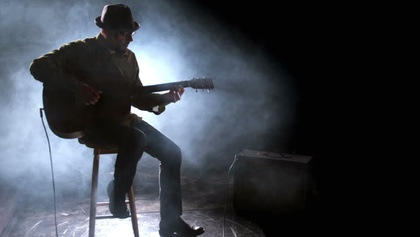
%> input picture Matlab_Image_processing_practice/4week/fig2.jpg, 420 x 237 px, shrunk from 852 x 480 before the run
$ octave week4_12131448_JWC.m   (GNU Octave 9; MATLAB toolbox functions it lacks are replaced by stand-ins)
%> lines starting %> are read from the running program, lines starting %| are printed output that depends on the picture; in (x1, y1, x2, y2) boxes, pixels count from 0 and x2, y2 are one past the last pixel; in counts of white or black regions, pixels touching at a corner belong together; the program's own positions count from 1
%% 4week HW Uniform & Non-uniform Quantization
%    Copyright 2018, Jungwon Choi, INHA Electronics
close all; clear;

img = imread('fig2.jpg');   % 원하는 이미지를 불러오기
%> img is the input picture: size 237x420x3 uint8; mean R, G, B 58.2, 63.6, 71.5
img = rgb2gray(img);        % 이미지를 흑백으로 변환
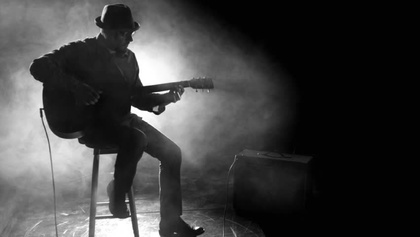
%> img: size 237x420 uint8; min 0, max 255, mean 62.9
img = double(img);            % 연산을 위해 픽셀 값을 실수형으로 변환
%> img: size 237x420 double

[H, W] = size(img);            % 이미지의 크기 추출
%> H = 237; W = 420
N = 7;                               % 확인할 양자화 Bits (1~N bit)
%% Uniform Quantization

img_nbit_uni = zeros(H,W,N);    % 각 Bitrate로 Uniform Quantization된 이미지를 저장할 공간
X = 1 : 255;                              % Quantization Function의 X축
Y_uni = zeros(length(X),N);       % 각 Bitrate에 따른 Quantization Function [Y = Q(X)]
err_nbit_uni = zeros(1,N);           % 각 Bitrate에 따른 Quantization Error (RMSE)

for Nbit = 1:N  % 1~N Bitrate로 Quantizaion
    img_temp = zeros(H,W);  % 연산을 위한 임시 이미지 공간 생성
    for k = 1 : 2^Nbit % Quantizaion Step
        img_temp(round((256/2^Nbit)*(k-1)) <= img & img < round((256/2^Nbit)*k)) = round((256/2^Nbit)*(2*k-1)/2);
        % 조건식으로 Encoder Mapping 한 뒤 양 boundary의 중간 값을 대입하여 Decoder Mapping
        % 최대 픽셀값인 255를 양자화 범위에 포함하기 위하여 조건의 범위를 img < 256으로 설정
        Y_uni(round((256/2^Nbit)*(k-1)) <= X & X < round((256/2^Nbit)*k), Nbit) = round((256/2^Nbit)*(2*k-1)/2);
        % 해당 Bitrate일 때의 X에 대한 Quantization Function 생성
    end
    img_nbit_uni(:,:,Nbit) = img_temp;  % 해당 Bitrate로 Uniform Quantization를 적용한 이미지 결과 저장
    err_nbit_uni(1,Nbit) = sqrt(sum(sum((img-img_nbit_uni(:,:,Nbit)).^2))/length(img(:))); % Quantization Error (RMSE) 산출
end
%> after the loop, err_nbit_uni = [46.92 22.42 10.93 5.13 2.24 1 0.811]

% Bitrate에 따른 Quantization Function 출력
figure(50); set(50, 'name', ['Uniform Quantization Function 1-',num2str(N),'bit'],'units','normalized','outerposition', [0 0 1 1]);
for Nbit = 1:N
    subplot(2,4,Nbit); plot(X, Y_uni(:,Nbit)); xlim([0 255]); ylim([0 255]); title([num2str(Nbit),'-bit Uniform Quantizaion Function']);
end
subplot(2,4,N+1); histogram(img(:),length(X),'Normalization','probability');
title('Histogram of image'); xlabel('Pixel Value'); ylabel('Numer of Value (%)'); xlim([0 255]);

% Bitrate에 따른 Quantization Image 출력
figure(51); set(51, 'name', ['Uniform Quantization Image 1-',num2str(N),'bit'],'units','normalized','outerposition', [0 0 1 1]);
for Nbit = 1:N
    subplot(2,4,Nbit); imshow(uint8(img_nbit_uni(:,:,Nbit))); title([num2str(Nbit),'-bit Uniform Quantizaion Image']);
    xlabel(['Quantization ERR (RMSE) = ', num2str(err_nbit_uni(Nbit))]);
end
%> this loop made 7 passes
%> pass 1, `imshow(uint8(img_nbit_uni(:,:,Nbit)))`:
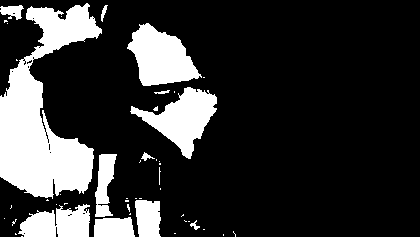
%> displayed picture: size 237x420, on the screen's scale of 0 to 255; values 64 (black) and 192 (white), 20.2% white; 47 white regions (35 under 20 px), largest, box (x1, y1, x2, y2) and area: (0, 3, 102, 199) 9832, (127, 23, 202, 86) 2845, (130, 87, 217, 159) 2716
subplot(2,4,N+1); imshow(uint8(img)); title('Original Image');
%> after `title('Original Image')`:
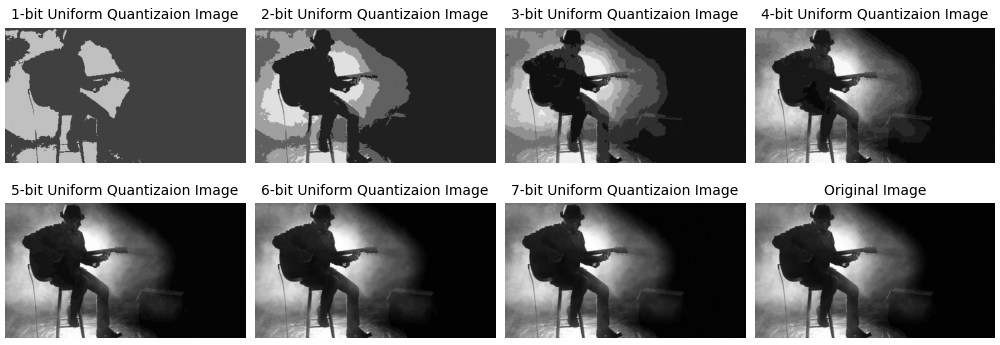
%> figure redrawn from the program's plot data, 8 panels

%% Non-uniform Quantization (평균값을 이용)

% 이미지와 Bitrate에 따라 Threshold 값을 자동으로 생성하는 함수 (자체 제작)

img_nbit_nuni = zeros(H,W,N);    % 각 Bitrate로 Non-uniform Quantization된 이미지를 저장할 공간
X = 1 : 255;                                % Quantization Function의 X축
Y_nuni = zeros(length(X),N);       % 각 Bitrate에 따른 Quantization Function [Y = Q(X)]
err_nbit_nuni = zeros(1,N);           % 각 Bitrate에 따른 Quantization Error (RMSE)

for Nbit = 1:N  % 1~N Bitrate로 Quantizaion
    [img_nbit_nuni(:,:,Nbit), Y_nuni(:, Nbit), th] = Quantizaion_nuni(img, X, Nbit);  % 자체 제작 Non-uniform Quantization 함수
    % 해당 Bitrate로 Non-uniform Quantization를 적용한 이미지와 Quatization Function 결과 저장
    err_nbit_nuni(1,Nbit) = sqrt(sum(sum((img-img_nbit_nuni(:,:,Nbit)).^2))/length(img(:))); % Quantization Error (RMSE) 산출
end
%> this loop made 7 passes
%> th on passes 1 to 3: 62.87, [62.87 15.17 140.5], [62.87 15.17 140.5 2.99 33.8 102.3 188.9]
%> after the loop, err_nbit_nuni = [38.3 18.72 9.65 4.85 2.35 1.18 0.639]

% Bitrate에 따른 Quantization Function 출력
figure(52); set(52, 'name', ['Non-uniform Quantization Function 1-',num2str(N),'bit'],'units','normalized','outerposition', [0 0 1 1]);
for Nbit = 1:N
    subplot(2,4,Nbit); plot(X, Y_nuni(:,Nbit)); xlim([0 255]); ylim([0 255]); title([num2str(Nbit),'-bit Non-uniform Quantizaion Function']);
end
subplot(2,4,N+1); histogram(img(:),length(X),'Normalization','probability'); % 원본 이미지 히스토그램 출력
title('Histogram of Image'); xlabel('Pixel Value'); ylabel('Numer of Value (%)'); xlim([0 255]);
%> after `xlim([0 255])`:
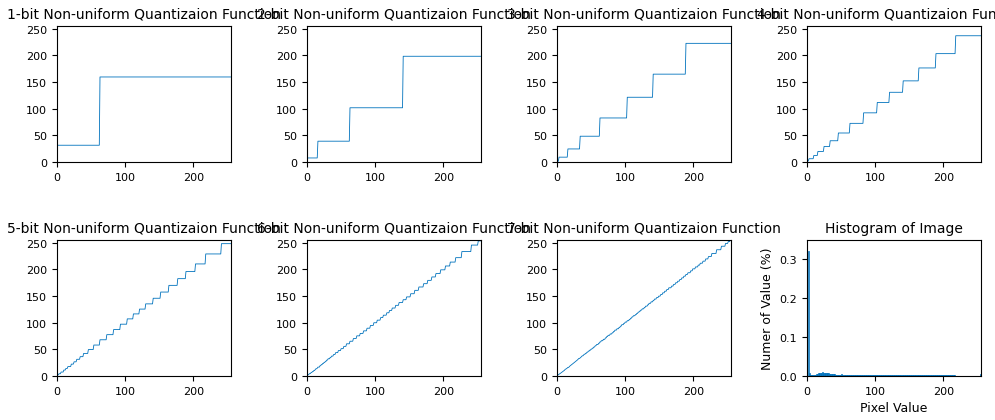
%> figure redrawn from the program's plot data, 8 panels; panel 1: curve peaks at x = 63, y = 159.4; panel 2: curve peaks at x = 141, y = 198.2; panel 3: curve peaks at x = 189, y = 222.5; panel 4: curve peaks at x = 218, y = 236.7
%> this loop made 3 passes; what is shown inside it comes from the first

% Bitrate에 따른 Quantization Image 출력
figure(53); set(53, 'name', ['Non-uniform Quantization Image 1-',num2str(N),'bit'],'units','normalized','outerposition', [0 0 1 1]);
for Nbit = 1:N
    subplot(2,4,Nbit); imshow(uint8(img_nbit_nuni(:,:,Nbit))); title([num2str(Nbit),'-bit Non-uniform Quantizaion Image']);
    xlabel(['Quantization ERR (RMSE) = ', num2str(err_nbit_nuni(Nbit))]);
end
%> this loop made 7 passes
%> pass 1, `imshow(uint8(img_nbit_nuni(:,:,Nbit)))`:
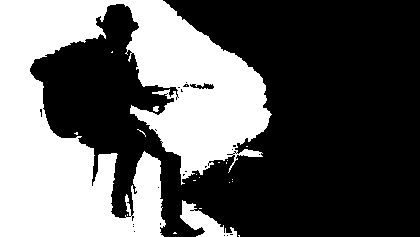
%> displayed picture: size 237x420, on the screen's scale of 0 to 255; values 31 (black) and 159 (white), 38.1% white; 21 white regions (18 under 20 px), largest, box (x1, y1, x2, y2) and area: (0, 0, 272, 237) 36926, (180, 200, 237, 237) 877, (153, 106, 159, 112) 29
subplot(2,4,N+1); imshow(uint8(img)); title('Original Image'); % 원본 이미지 출력

%%
% Bitrate에 따른 Quantization Image 출력
figure(55); set(55, 'name', 'Uniform & Non-uniform Quantization Image 1-3bit','units','normalized','outerposition', [0 0 1 1]);
for Nbit = 1:3
    subplot(2,4,Nbit); imshow(uint8(img_nbit_uni(:,:,Nbit))); title([num2str(Nbit),'-bit Uniform Quantizaion Image']);
    xlabel(['Quantization ERR (RMSE) = ', num2str(err_nbit_uni(Nbit))]);
    subplot(2,4,Nbit+4); imshow(uint8(img_nbit_nuni(:,:,Nbit))); title([num2str(Nbit),'-bit Non-uniform Quantizaion Image']);
    xlabel(['Quantization ERR (RMSE) = ', num2str(err_nbit_nuni(Nbit))]);
end
subplot(2,4,4); imshow(uint8(img)); title('Original Image'); % 원본 이미지 출력
subplot(2,4,8); % 1-3 bit Quantization Error (RMSE) 변화 그래프 출력
plot(1:3, err_nbit_uni(1:3), '-o');  hold on;
plot(1:3, err_nbit_nuni(1:3), '-or'); hold off;
title('Quantization Error (RSME) of Image'); xlabel('Quantized Bitrate'); ylabel('Quantization Error (RMSE)');
legend('Uniform', 'Non-uniform'); xlim([0 4]);
%> after `xlim([0 4])`:
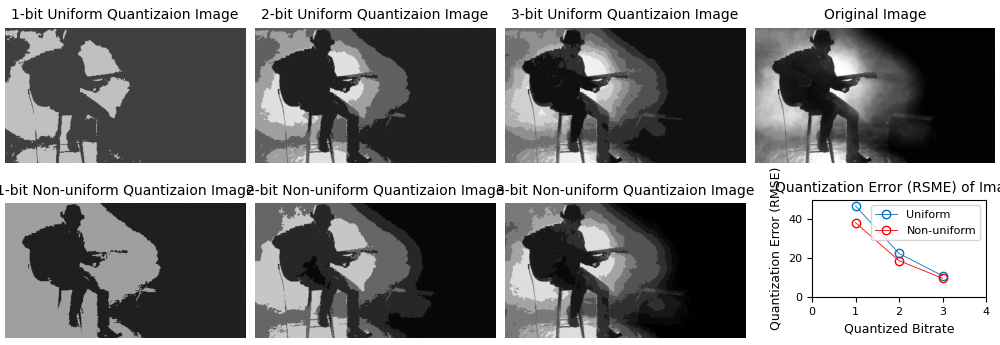
%> figure redrawn from the program's plot data, 8 panels

%%
% Bitrate에 따른 Quantization Error (RMSE) 비교 그래프 출력
figure(60); set(60, 'name', ['Uniform Quantization Error (RMSE) 1-',num2str(N),'bit']);
plot(1:N, err_nbit_uni, '-o'); hold on;
plot(1:N, err_nbit_nuni, '-or'); hold off;
title('Quantization Error (RSME) of Image'); xlabel('Quantized Bitrate'); ylabel('Quantization Error (RMSE)');
legend('Uniform', 'Non-uniform');
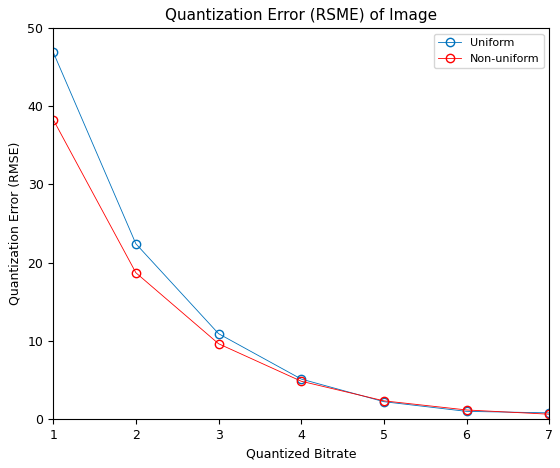
%> figure redrawn from the program's plot data

% 1~3 bits뿐만아니라 수식을 일반화하여 7bit까지 확인할 수 있도록 작성하였습니다.
% 전체 이미지의 Quantization Error로 Root Mean Square Error(RSME)를 사용하였습니다.
% 픽셀 값이 편향적으로 분포한 이미지의 경우에 Non-uniform Quantizaion Error가 상대적으로 작아지는 것을 확인했습니다.
